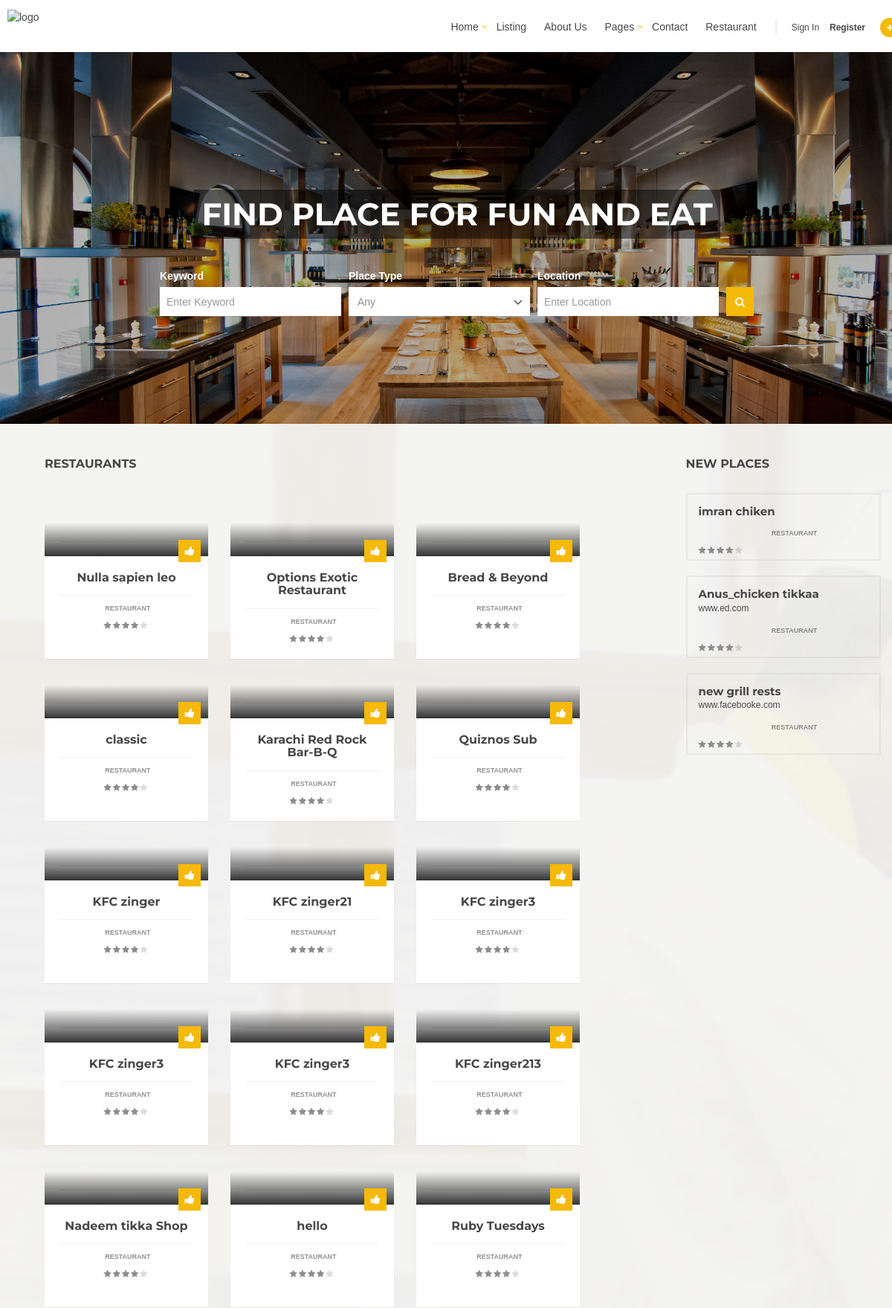
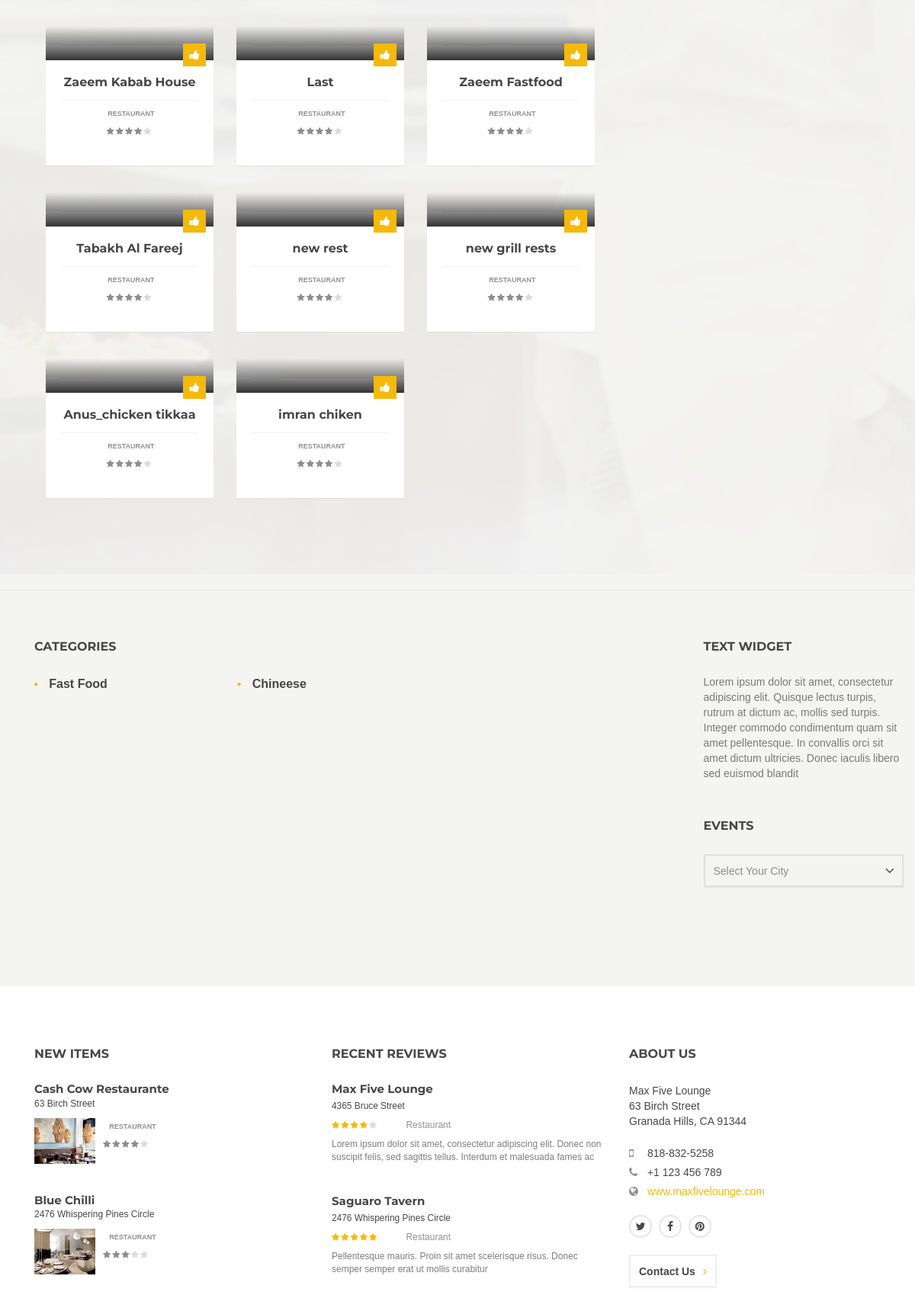
The page / (upper part) on the database its author committed (2 pictures, top to bottom).
### tables this page shows
CREATE TABLE `restaurant` (
  `id` int(11) NOT NULL,
  `name` varchar(255) NOT NULL,
  `logo_url` varchar(255) NOT NULL,
  `cover_image_url` varchar(255) NOT NULL,
  `description` text NOT NULL,
  `website_address` varchar(255) NOT NULL,
  `server` varchar(255) NOT NULL,
  `min_price` varchar(20) NOT NULL DEFAULT '0',
  `max_price` varchar(20) NOT NULL DEFAULT '0',
  `country_id` int(11) NOT NULL,
  `city_id` int(30) NOT NULL,
  `min_order` varchar(50) NOT NULL,
  `delivery_charges` varchar(100) NOT NULL,
  `user_name` varchar(255) NOT NULL,
  `salt` varchar(255) NOT NULL
);

CREATE TABLE `cuisine_type` (
  `id` int(11) NOT NULL,
  `name` varchar(255) NOT NULL
);

### application/controllers/Main.php (called while the page is built, shortened)
<?php
class main extends CI_Controller {
    function __construct() {
        $this->load->model('restaurant_model');
        $this->load->model('cuisine_type_model');
        $this->load->model('user_preference_model');
        $this->load->model('user_selected_tags_model');
    }
    function index() {
        $data['folder_name'] = 'main';
        $data['file_name'] = 'index';
        $data['header_name'] = 'header';
        $data['nav_name'] = 'nav_main';
        $data['restaurant'] = $this->restaurant_model->get_all_restaurant();
        $data['restaurants_places'] = $this->restaurant_model->get_restaurants();
        $data['categories'] = $this->cuisine_type_model->get_all();
        $this->load->view('index', $data);
    }
}

### index.php (called while the page is built, shortened)
<?php
require_once BASEPATH.'core/CodeIgniter.php';

### application/models/Restaurant_model.php (called while the page is built, shortened)
<?php
class Restaurant_model extends CI_Model {
    function get_restaurants() {
        $this->db->select('*');
        $this->db->from('restaurant');
        $this->db->join("hb_countries", "restaurant.country_id = hb_countries.country_id", "LEFT");
        $this->db->order_by('id', 'DESC');
        $this->db->limit('3');
        $query = $this->db->get();
        if ($query->num_rows() < 1) {
            return null;
        } else {
            return $query->result();
        }
    }
    function get_all_restaurant() {
        $this->db->select('*');
        $this->db->from('restaurant');
        $query = $this->db->get();
        if ($query->num_rows() < 1) {
            return null;
        } else {
            return $query->result();
        }
    }
}

### application/models/Cuisine_type_model.php (called while the page is built, shortened)
<?php
class Cuisine_type_model extends CI_Model
{
	function get_all()
	{
		$this->db->select('*');
		$this->db->from('cuisine_type');
		$query = $this->db->get();
		if($query->num_rows()<1){
			return null;
		}
		else{
			return $query->result();
		}
	}
}

### application/views/main/index.php (the view, shortened to what this page needs)
<div id="page-content">
    <section class="hero-image search-filter-middle height-500">
        <div class="inner">
            <div class="container">
                <h1>Find Place For Fun and Eat</h1>
                <div class="search-bar horizontal">
                    <form class="main-search border-less-inputs background-dark narrow" role="form" method="post" action="?">
                        <div class="input-row">
                            <div class="form-group">
                                <label for="keyword">Keyword</label>
                                <input type="text" class="form-control" id="keyword" placeholder="Enter Keyword">
                            </div>
                            <div class="form-group">
                                <label for="model">Place Type</label>
                            </div>
                            <div class="form-group">
                                <label for="location">Location</label>
                                <div class="input-group location">
                                    <input type="text" class="form-control" id="location" placeholder="Enter Location">
                                </div>
                            </div>
                            <div class="form-group">
                                <button type="submit" class="btn btn-default"><i class="fa fa-search"></i></button>
                            </div>
                        </div>
                    </form>
                </div>
            </div>
        </div>
        <div class="background">
            <img src="<?=base_url()?>assets/img/restaurant-bg.jpg" alt="">
        </div>
    </section>
    <section id="featured" class="block equal-height">
        <div class="container">
            <div class="row">
                <?php
                if(!empty($restaurant)){?>
                <div class="col-lg-8">
                    <header><h2 style="margin-bottom: 95px;margin-left: 15px;">Restaurants</h2></header>
               <?php foreach ($restaurant as $row){ ?>
                <div class="col-md-4 col-sm-4">
                    <div class="item">
                        <div class="image">
                            <a href="item-detail.html">
                                <div class="icon">
                                    <i class="fa fa-thumbs-up"></i>
                                </div>
                            </a>
                        </div>
                        <div class="wrapper">
                            <a href="item-detail.html"><h3><?php echo $row->name; ?></h3></a>
                            <div class="info">
                                <div class="type">
                                    <span>Restaurant</span>
                                </div>
                                <div class="rating" data-rating="4"></div>
                            </div>
                        </div>
                    </div>
                </div>
                <?php }}?>
                </div>
                <div class="col-lg-3 col-lg-offset-1">
                    <section>
                        <header><h2>New Places</h2></header>
                        <?php if(!empty($restaurants_places)){ foreach ($restaurants_places as $rest) {?>
                            <a href="item-detail.html" class="item-horizontal small">
                                <h3><?php echo $rest->name; ?></h3>
                                <figure><?php echo $rest->website_address; ?></figure>
                                <div class="wrapper">
                                    <div class="image"><img src="<?php echo $rest->logo_url; ?>" alt=""></div>
                                    <div class="info">
                                        <div class="type">
                                            <span>Restaurant</span>
                                        </div>
                                        <div class="rating" data-rating="4"></div>
                                    </div>
                                </div>
                            </a>
                        <?php }} ?>
                    </section>
                </div>
            </div>
        </div>
        <div class="background opacity-5">
            <img src="<?=base_url()?>assets/img/restaurants-bg2.jpg" alt="">
        </div>
    </section>
    <hr>
    <section id="listing" class="block">
        <div class="container">
            <div class="row">
                <div class="col-md-9 col-sm-9">
                    <section id="categories">
                        <header><h2>Categories</h2></header>
                        <ul class="categories">
                            <?php if(!empty($categories)){
                                foreach($categories as $category){
                            ?>
                            <li><a href="#"><?=$category->name?></a></li>
                            <?php }}?>
                        </ul>
                    </section>
                </div>
                <div class="col-md-3 col-sm-3">
                    <aside id="sidebar">
                        <section>
                            <header><h2>Text Widget</h2></header>
                            <p>Lorem ipsum dolor sit amet, consectetur adipiscing elit. Quisque lectus turpis, rutrum
                                at dictum ac, mollis sed turpis. Integer commodo condimentum quam sit amet pellentesque.
                                In convallis orci sit amet dictum ultricies. Donec iaculis libero sed euismod blandit
                            </p>
                        </section>
                        <section>
                            <header><h2>Events</h2></header>
                            <div class="form-group">
                                <select class="framed" name="events">
                                    <option value="">Select Your City</option>
                                </select>
                            </div>
                        </section>
                    </aside>
                </div>
            </div>
        </div>
    </section>
</div>

### rows shown on the page
restaurant: name "Nulla sapien leo"
restaurant: name "Options Exotic Restaurant"
restaurant: name "Bread & Beyond"
restaurant: name "classic"
restaurant: name "Karachi Red Rock Bar-B-Q"
restaurant: name "Quiznos Sub"
restaurant: name "KFC zinger"
restaurant: name "KFC zinger21"
restaurant: name "KFC zinger3"
restaurant: name "KFC zinger3"
restaurant: name "KFC zinger3"
restaurant: name "KFC zinger213"
restaurant: name "Nadeem tikka Shop"
restaurant: name "hello"
restaurant: name "Ruby Tuesdays"
restaurant: name "Zaeem Kabab House"
restaurant: name "Last"
restaurant: name "Zaeem Fastfood"
restaurant: name "Tabakh Al Fareej"
restaurant: name "new rest"
restaurant: name "new grill rests", website_address "www.facebooke.com"
restaurant: name "Anus_chicken tikkaa", website_address "www.ed.com"
restaurant: name "imran chiken"
cuisine_type: name "Fast Food"
cuisine_type: name "Chineese"
